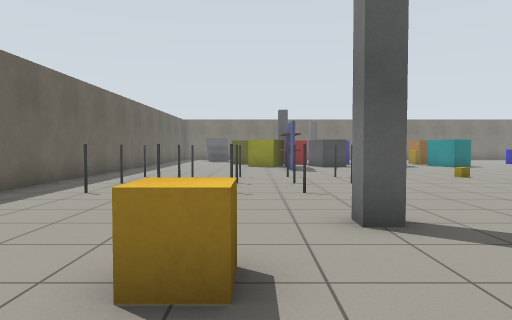
view 1 (above)

24 first-person views from a walk through a world built for the Gazebo simulator. The camera is 0.94 m above the floor, tilts 2° down and sees 70° across. The floor is counted in squares, 1 m on a side. Each view is taken from the middle of a square. On the plan, view 1 faces up. The plan holds only what a view shows up to about 13 squares ahead; the rest is blank.

view 2
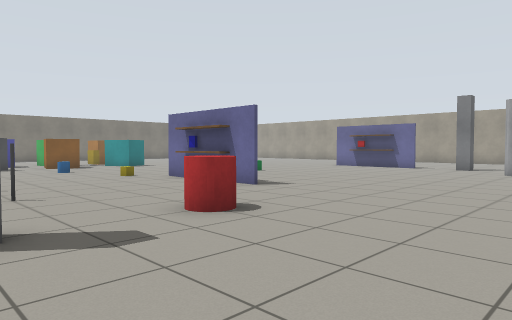

view 3
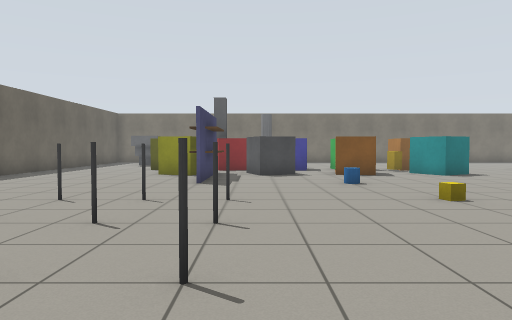

view 4
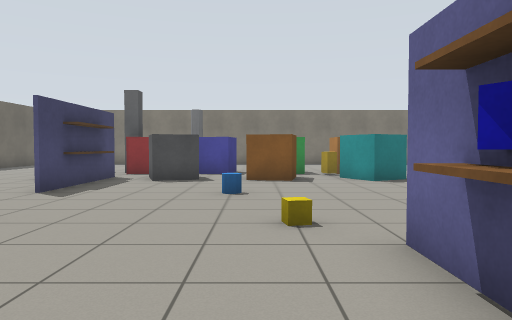

view 5
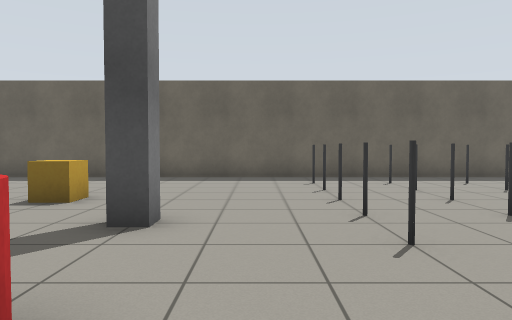

view 6
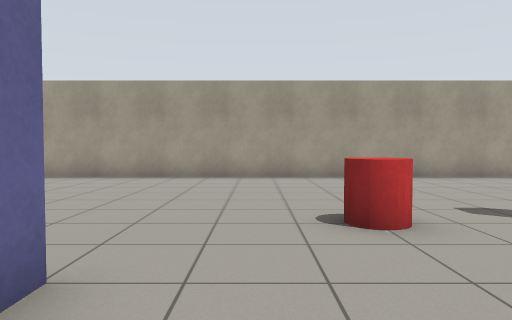

view 7
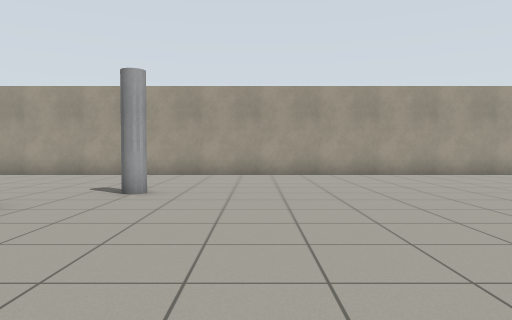

view 8
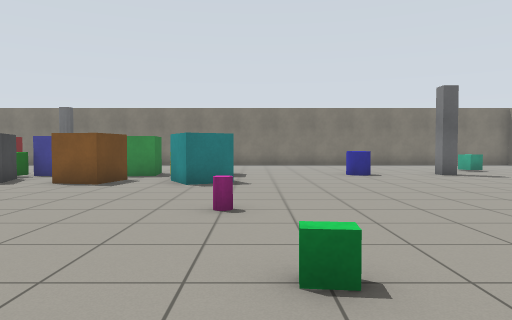

view 9
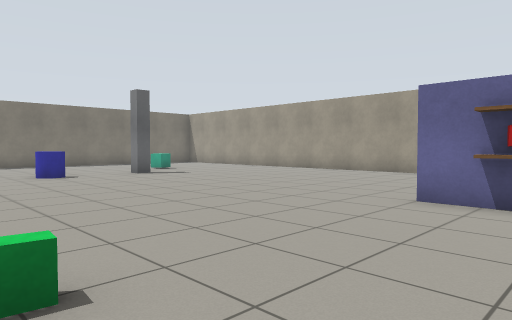

view 10
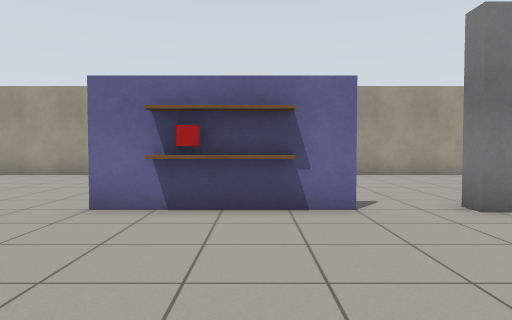

view 11
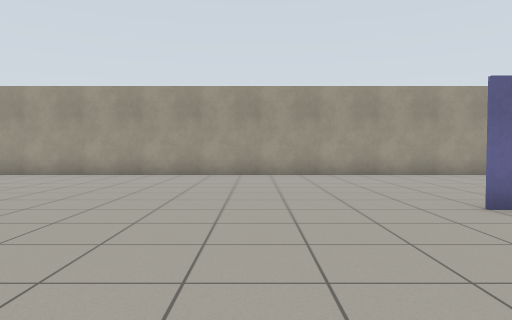

view 12
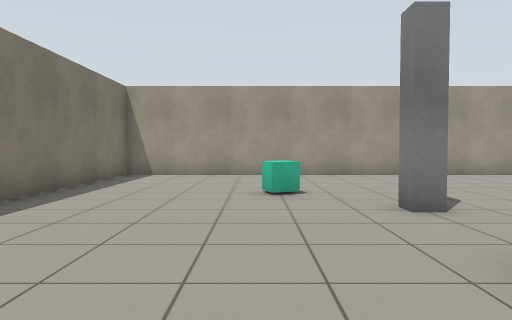

view 13
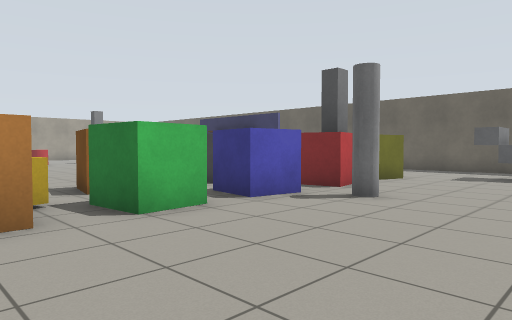

view 14
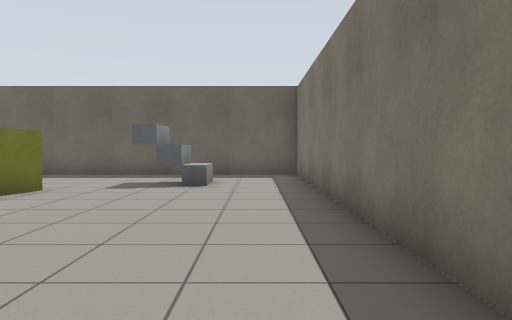

view 15
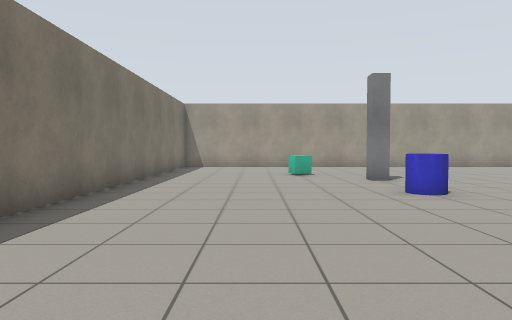

view 16
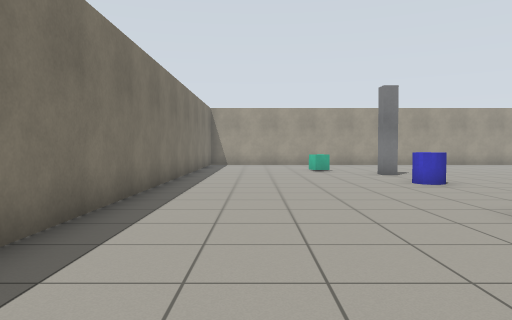

view 17
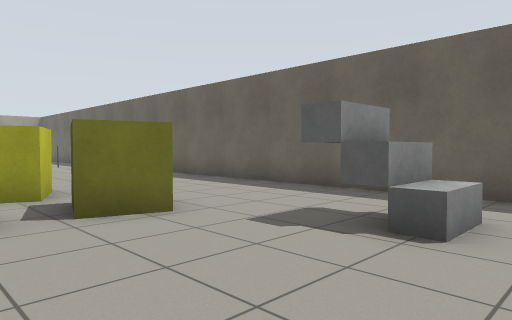

view 18
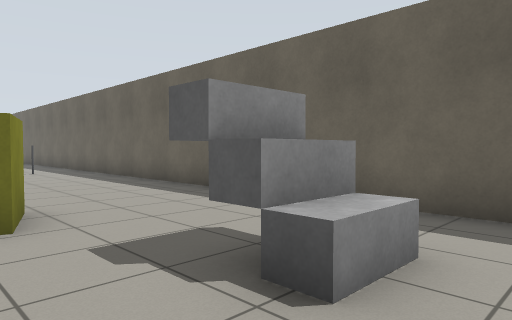

view 19
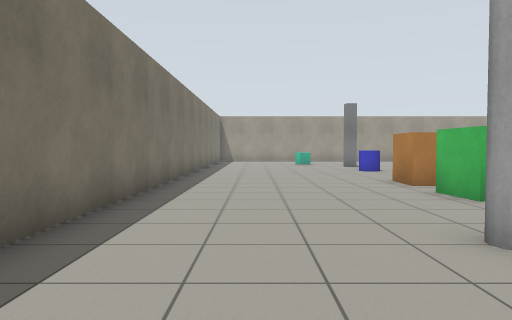

view 20
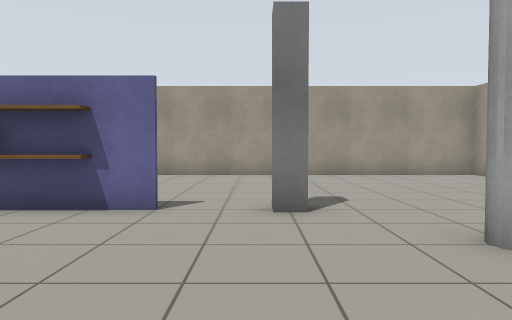

view 21
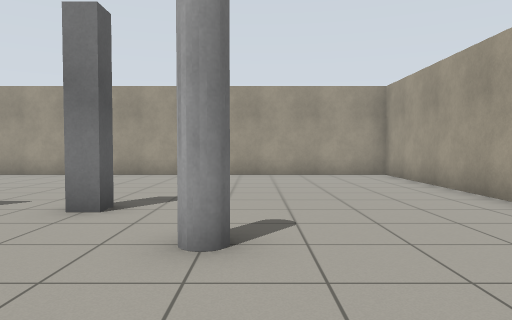

view 22
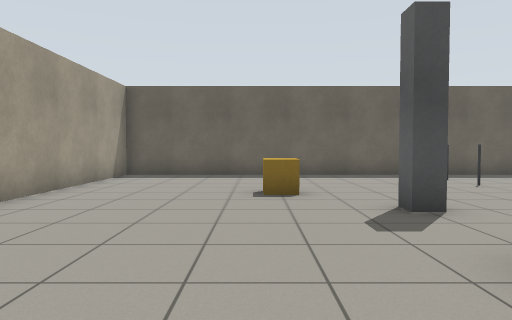

view 23
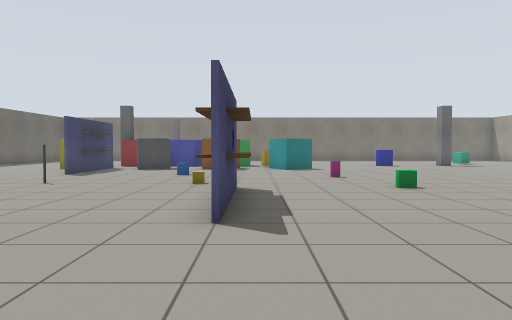

view 24
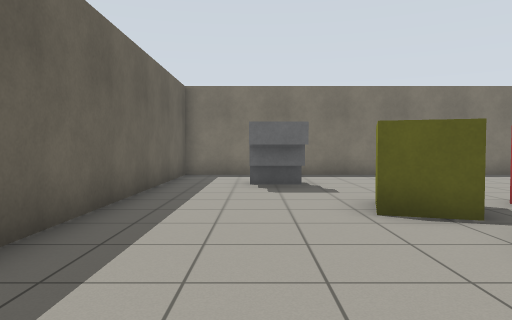

### Floor plan
Points are (right, up) in squares from view 1. A wall is a line through its corners. A room is listed if a view was taken in it or the views show most of it. See-through windows are left out.
Room 1 (views 1, 2, 3, 4, 5, 6, 7, 8, 9, 10, 11, 12, 13, 14, 15, 16, 17, 18, 19, 20, 21, 22, 23, 24)
walls: (7.6, 10.4) (7.6, 9.5); (7.5, 9.4) (7.5, 10.5); (7.6, 7.4) (7.6, 6.5); (7.5, 6.5) (7.5, 7.5); (17.5, 9.4) (17.5, 10.5); (1.6, 15.5) (1.6, 14.5); (17.5, 6.4) (17.5, 7.6); (1.6, 18.5) (1.6, 17.4); (24.4, 27.4) (-5.4, 27.4) (-5.4, -2.4) (24.4, -2.4) (24.4, 27.4)
objects: grey pole (-4, 7) to (-3, 8); other object (-4, 9) to (-3, 10); other object (-4, 11) to (-3, 12); grey box (-3, 23) to (-2, 23); grey box (-3, 24) to (-2, 24); grey box (-3, 25) to (-2, 25); other object (-2, 7); other object (-2, 9); grey pole (-2, 11); crate (-1, 2) to (0, 3); grey pole (-1, 7) to (0, 8); grey pole (-1, 9) to (0, 10); grey pole (-1, 11) to (0, 12); yellow box (-1, 20) to (0, 21); yellow box (0, 17) to (1, 19); grey pole (1, 7); grey pole (1, 9); grey pole (1, 11); brown box (1, 16) to (2, 17); pillar (1, 20); red box (1, 20) to (2, 21); pillar (2, 5); grey pole (2, 7) to (3, 8); grey pole (2, 9) to (3, 10); grey pole (2, 11) to (3, 12); grey box (3, 17) to (4, 18); pallet (3, 19) to (4, 20); barrel (4, 4) to (5, 5); blue box (4, 20) to (5, 21); pillar (4, 22) to (4, 23); blue cylinder (6, 14); orange box (6, 17) to (7, 19); brown box (7, 8) to (8, 9); yellow box (7, 11); green box (7, 20) to (7, 21); cyan box (9, 17) to (10, 19); pallet (9, 19) to (9, 20); orange box (9, 20) to (10, 21); magenta cylinder (11, 13); green box (12, 10); barrel (14, 20) to (15, 21); pillar (16, 2) to (16, 3); brown box (17, 8) to (18, 9); pillar (18, 5); pillar (18, 21); crate (19, 22) to (20, 23)

Where each view was taken, in squares from view 1:
view 1: 0 up, 0 right, facing up
view 2: 0 up, 1 right, facing up-right
view 3: 5 up, 3 right, facing up
view 4: 7 up, 6 right, facing up
view 5: 6 up, 6 right, facing left
view 6: 9 up, 6 right, facing down
view 7: 10 up, 13 right, facing down
view 8: 8 up, 11 right, facing up
view 9: 8 up, 11 right, facing up-right
view 10: 8 up, 12 right, facing right
view 11: 14 up, 12 right, facing right
view 12: 23 up, 12 right, facing right
view 13: 26 up, 10 right, facing down-left
view 14: 26 up, 7 right, facing left
view 15: 24 up, 7 right, facing right
view 16: 25 up, 5 right, facing right
view 17: 26 up, 2 right, facing down-left
view 18: 26 up, 0 right, facing down-left
view 19: 25 up, 0 right, facing right
view 20: 5 up, 12 right, facing right
view 21: 2 up, 12 right, facing right
view 22: 2 up, 7 right, facing left
view 23: 2 up, 8 right, facing up
view 24: 15 up, 3 left, facing up
